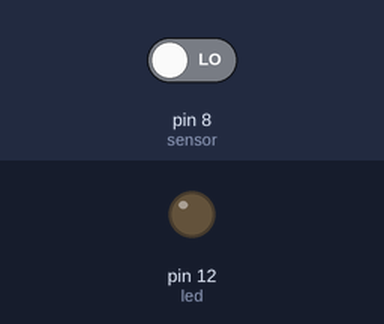
Bench run of a sketch on a simulated Arduino Uno, built with avr-gcc and run on an emulated ATmega328P. Parts: output pins drawn as LEDs (lit = HIGH). The test bench sets the inputs (shaded band); at power-on: pin 8 (sensor) LOW.

Above: at 1.2 s.
1.3 s: pin 8 (sensor) driven HIGH
At 2.4 s:
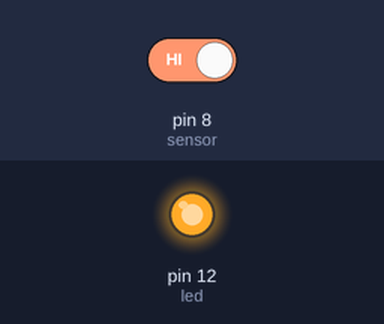
2.8 s: pin 8 (sensor) driven LOW
At 3.6 s:
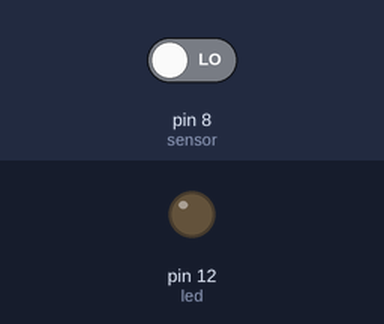
Timing chart, 0 to 5.8 s (numbered marks = the images above; inputs shaded):
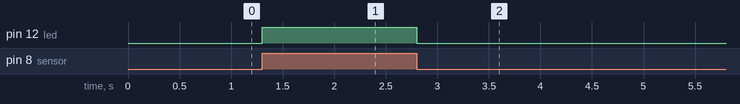

The sketch:

AtivarLedComSensor.ino
```cpp
void setup()
{
  pinMode(12, OUTPUT);//led
  pinMode(8, INPUT);//sensor
}

void loop()
{
  if(digitalRead(8)==HIGH)
  {
    digitalWrite(12, HIGH);
  }
  else{
    digitalWrite(12,LOW);
  }
}
```

Measured:
- after the input at 1.3 s, pin 12 (led): LOW → HIGH at once
- after the input at 2.8 s, pin 12 (led): HIGH → LOW at once
